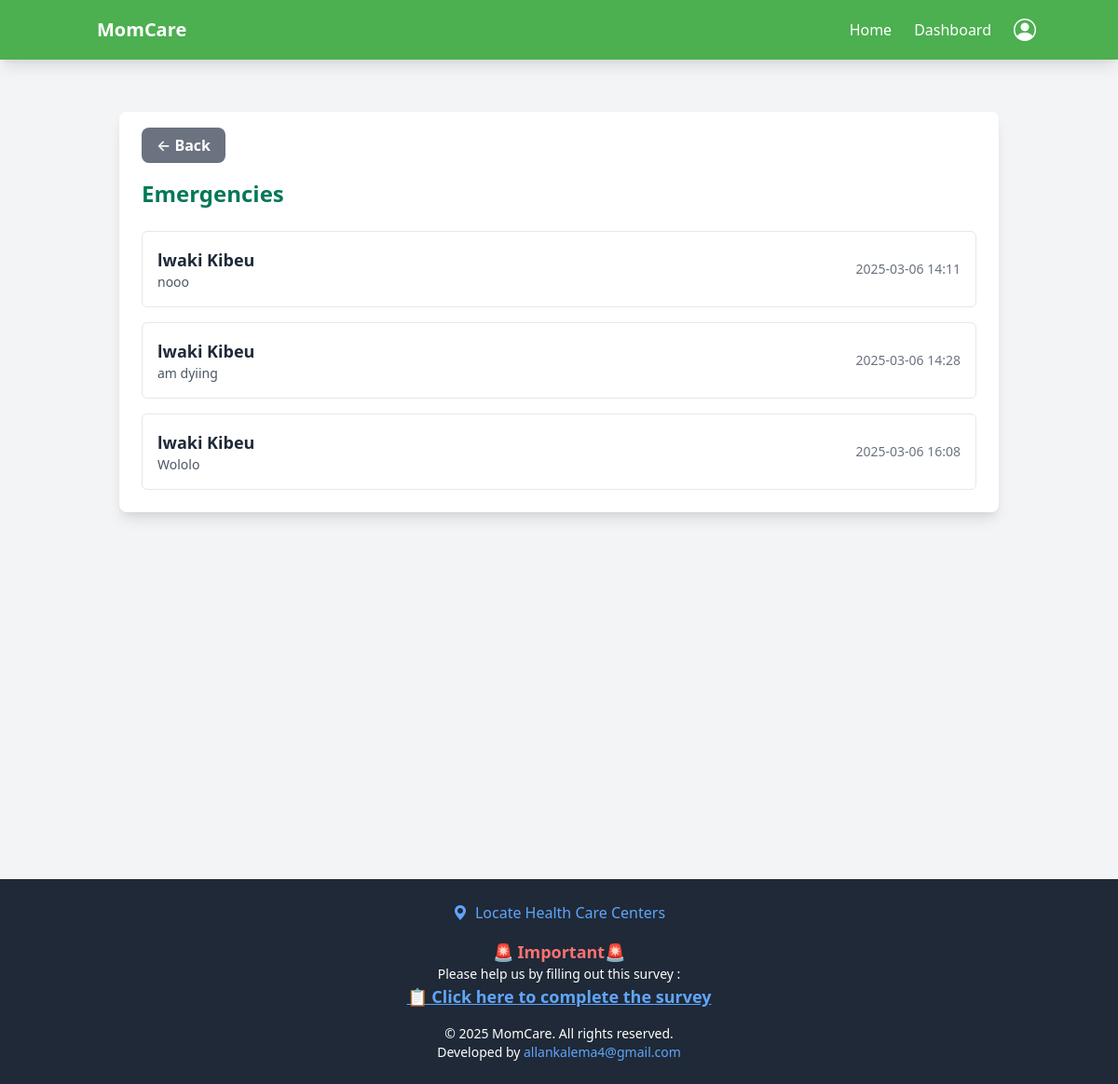
Page /antenental/emergencies/ (signed in) on the committed database.
### antenental/models.py (models this page shows, shortened)
class Emergency(models.Model):
    antenatal_card = models.ForeignKey(
        AntenatalCard, on_delete=models.CASCADE, related_name='emergencies'
    )  # Links to the patient’s antenatal card
    reported_by = models.ForeignKey(
        User, on_delete=models.SET_NULL, null=True, related_name='reported_emergencies'
    )
    emergency_type = models.TextField(null=True, blank=True)  # Open text field for emergency type
    description = models.TextField(null=True, blank=True)  # Additional details about the emergency
    reported_at = models.DateTimeField(default=now)  # Time the emergency was reported
    action_taken = models.TextField(null=True, blank=True)  # What was done in response to the emergency
    resolved = models.BooleanField(default=False)  # Whether the emergency has been resolved
    resolved_at = models.DateTimeField(null=True, blank=True)  # When the emergency was resolved
    created_at = models.DateTimeField(auto_now_add=True)
    updated_at = models.DateTimeField(auto_now=True)

class AntenatalCard(models.Model):
    user = models.ForeignKey(User, on_delete=models.CASCADE, related_name='antenatal_patients')  # Links to the registered patient
    Doctor = models.ForeignKey(User, on_delete=models.CASCADE, related_name='antenatal_doctors', default=1)  # Links to the assigned doctor
    health_unit = models.CharField(max_length=255, blank=True, null=True )  # Health facility name
    reg_no = models.CharField(max_length=100, blank=True, null=True, unique=True)  # Unique registration number
    name = models.CharField(max_length=255)  # Patient's full name
    nin = models.CharField(max_length=20, null=True, blank=True)  # National ID Number
    phone_no = models.CharField(max_length=15, null=True)
    age = models.IntegerField(blank=True, null=True)
    village = models.CharField(max_length=255)
    parish = models.CharField(max_length=255)
    sub_county = models.CharField(max_length=255)
    district = models.CharField(max_length=255)
    occupation = models.CharField(max_length=255)
    religion = models.CharField(max_length=100, null=True, blank=True)
    education_level = models.CharField(max_length=100, null=True, blank=True)
    tribe = models.CharField(max_length=100, null=True, blank=True)
    marital_status = models.CharField(
        max_length=20, choices=[('Single', 'Single'), ('Married', 'Married')]
    )
    next_of_kin_name = models.CharField(max_length=255,blank=True, null=True)
    next_of_kin_phone = models.CharField(max_length=15, blank=True, null=True)
    next_of_kin_relationship = models.CharField(max_length=100, blank=True, null=True)
    next_of_kin_address = models.TextField(blank=True, null=True)
    gravida = models.IntegerField(blank=True, null=True)  # Number of pregnancies
    para = models.IntegerField(blank=True, null=True)  # Number of deliveries after 28 weeks
    abortions = models.IntegerField(blank=True, null=True)  # Number of pregnancy losses before 28 weeks
    presenting_complaints = models.TextField(null=True, blank=True)
    first_day_of_lnmp = models.DateField(blank=True, null=True)  # Last Normal Menstrual Period
    edd = models.DateField(blank=True, null=True)  # Estimated Due Date
    weeks_of_amenorrhea = models.IntegerField(blank=True, null=True)  # Number of weeks since last period
    complications_of_pregnancy = models.TextField(null=True, blank=True)
    hospitalization = models.BooleanField(default=False ,blank=True, null=True)
    hospitalization_reason = models.TextField(null=True, blank=True)
    Doctor = models.ForeignKey(User, on_delete=models.CASCADE)
    admitted = models.BooleanField(default=False)
    next_visit = models.DateTimeField(null=True, blank=True)  # Date and time of the next visit
    created_at = models.DateTimeField(auto_now_add=True)
    updated_at = models.DateTimeField(auto_now=True)

### accounts/models.py (models this page shows, shortened)
class User(AbstractBaseUser, PermissionsMixin):
    username = models.CharField(max_length=150, unique=True)
    first_name = models.CharField(max_length=150)
    last_name = models.CharField(max_length=150)
    email = models.EmailField(unique=True)
    date_of_birth = models.DateField(null=True, blank=True)
    nin = models.CharField(max_length=20, unique=True, null=True, blank=True)
    marital_status = models.CharField(
        max_length=20,
        choices=[('Single', 'Single'), ('Married', 'Married')],
        null=True, blank=True
    )
    contact = models.CharField(max_length=15, null=True, blank=True)
    health_insurance_details = models.TextField(null=True, blank=True)
    government_scheme_eligibility = models.TextField(null=True, blank=True)
    is_doctor = models.BooleanField(default=False)
    is_patient = models.BooleanField(default=False)
    is_hospital = models.BooleanField(default=False)
    is_active = models.BooleanField(default=True)
    is_staff = models.BooleanField(default=False)
    created_at = models.DateTimeField(default=timezone.now)
    updated_at = models.DateTimeField(auto_now=True)
    objects = CustomUserManager()
    USERNAME_FIELD = 'username'
    REQUIRED_FIELDS = ['first_name', 'last_name', 'email']
    def get_full_name(self):
        return f"{self.first_name} {self.last_name}".strip()

### antenental/views.py (the view)
# urls.py: path('emergencies/', views.emergency_list, name='emergency_list'),
@login_required
def emergency_list(request):
    emergencies = Emergency.objects.filter(
        antenatal_card__Doctor=request.user
    ).select_related('antenatal_card__user')
    return render(request, 'emergency/emergency_list.html', {
        'emergencies': emergencies,
    })

### templates/emergency/emergency_list.html
{% extends 'base.html' %}
{% load static %}
{% block content %}
<main class="min-h-screen p-6 bg-gray-100">
    <div class="container mx-auto">
        <div class="bg-white p-6 rounded-lg shadow-lg">
        <div class="mb-6">
            <a href="{% url 'doctor_dashboard' %}" class="bg-gray-500 text-white px-4 py-2 rounded-lg font-semibold hover:bg-gray-600 transition duration-300">
                &larr; Back
            </a>
        </div>
            <h2 class="text-2xl font-bold text-green-700 mb-6">Emergencies</h2>
            <div class="space-y-4">
                {% for emergency in emergencies %}
                    <a href="{% url 'emergency_detail' emergency.id %}" class="block p-4 border border-gray-200 rounded-md hover:bg-gray-50">
                        <div class="flex justify-between items-center">
                            <div>
                                <h3 class="text-lg font-semibold text-gray-800">
                                    {{ emergency.antenatal_card.user.get_full_name }}
                                </h3>
                                <p class="text-sm text-gray-600">{{ emergency.emergency_type }}</p>
                            </div>
                            <div class="text-sm text-gray-500">
                                {{ emergency.reported_at|date:"Y-m-d H:i" }}
                            </div>
                        </div>
                    </a>
                {% empty %}
                    <p class="text-gray-600">No emergencies found.</p>
                {% endfor %}
            </div>
        </div>
    </div>
</main>
{% endblock %}

### rows in the picture
Emergency: antenatal_card.user.get_full_name "lwaki Kibeu", emergency_type "nooo", reported_at "2025-03-06 14:11"
Emergency: antenatal_card.user.get_full_name "lwaki Kibeu", emergency_type "am dyiing", reported_at "2025-03-06 14:28"
Emergency: antenatal_card.user.get_full_name "lwaki Kibeu", emergency_type "Wololo", reported_at "2025-03-06 16:08"
